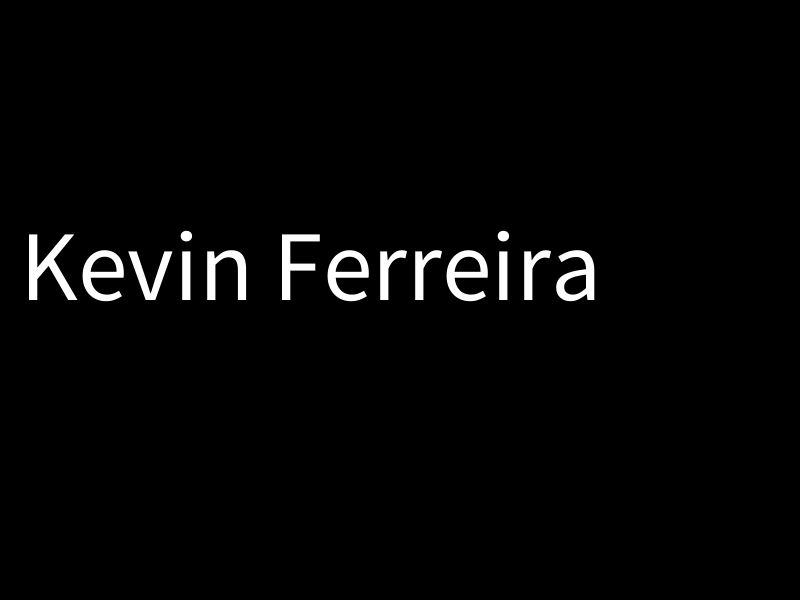
Frame 1 (no input)
Frame 60 (the mouse pressed at the canvas centre just before this capture): identical to frame 1, image omitted
Frame 120 (the mouse held since frame 60 and released just before this capture): identical to frame 1, image omitted

The Processing sketch that drew this single still picture (run headless with seeded random() and noise(); from frame 60 on, the mouse is pressed at the canvas centre):

// Processing sketch: mouse_click_names
// ── mouse_click_names.pde
String[] nameArray={
  "Kevin Ferreira", "Olliber", "Nick", "Avani", "Sebastian", "Jackson", "Jacy", "Emma", "Ryan"
};
int i = 0;

void setup() {
  size(800, 600);
  textSize(100);
}
void draw() {
  background(0);
  text(nameArray[i], 20, height/2);
  }
  
  void mousePressed() {
    if (mouseButton == LEFT) {
      i++;
      if (i>=nameArray.length) {
        i=0;
      }

    }
  }
